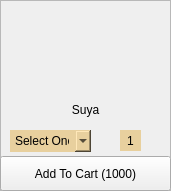
      <widget class="QFrame" name="frame_11">
       <property name="geometry">
        <rect>
         <x>320</x>
         <y>50</y>
         <width>171</width>
         <height>191</height>
        </rect>
       </property>
       <property name="frameShape">
        <enum>QFrame::StyledPanel</enum>
       </property>
       <property name="frameShadow">
        <enum>QFrame::Raised</enum>
       </property>
       <widget class="QLabel" name="label_17">
        <property name="geometry">
         <rect>
          <x>30</x>
          <y>10</y>
          <width>111</width>
          <height>91</height>
         </rect>
        </property>
        <property name="text">
         <string/>
        </property>
        <property name="pixmap">
         <pixmap resource="../icons/place.qrc">:/Assets/5a367633-80c9-42ae-8495-19961467af58.jpg</pixmap>
        </property>
        <property name="scaledContents">
         <bool>true</bool>
        </property>
       </widget>
       <widget class="QLabel" name="label_18">
        <property name="geometry">
         <rect>
          <x>55</x>
          <y>100</y>
          <width>61</width>
          <height>20</height>
         </rect>
        </property>
        <property name="styleSheet">
         <string notr="true">background-color: transparent;
padding-bottom: -3;
border: 0;
font: 11pt &quot;Agency FB&quot;;</string>
        </property>
        <property name="text">
         <string>Suya</string>
        </property>
        <property name="alignment">
         <set>Qt::AlignCenter</set>
        </property>
        <property name="wordWrap">
         <bool>true</bool>
        </property>
       </widget>
       <widget class="QComboBox" name="comboBox_2">
        <property name="geometry">
         <rect>
          <x>10</x>
          <y>130</y>
          <width>81</width>
          <height>22</height>
         </rect>
        </property>
        <property name="styleSheet">
         <string notr="true">border: 0;
background-color: rgb(232, 208, 158);
</string>
        </property>
        <item>
         <property name="text">
          <string>Select One</string>
         </property>
        </item>
        <item>
         <property name="text">
          <string>Chicken</string>
         </property>
        </item>
        <item>
         <property name="text">
          <string>Goat</string>
         </property>
        </item>
       </widget>
       <widget class="QPushButton" name="suyaminus">
        <property name="geometry">
         <rect>
          <x>100</x>
          <y>130</y>
          <width>21</width>
          <height>23</height>
         </rect>
        </property>
        <property name="styleSheet">
         <string notr="true">QPushButton{
border: 0;}
QPushButton:hover{
padding-left: -2px;
}
QPushButton:pressed{
padding-left: -5px;
}</string>
        </property>
        <property name="text">
         <string/>
        </property>
        <property name="icon">
         <iconset resource="../icons/place.qrc">
          <normaloff>:/Assets/minus-hexagon.png</normaloff>:/Assets/minus-hexagon.png</iconset>
        </property>
        <property name="iconSize">
         <size>
          <width>20</width>
          <height>20</height>
         </size>
        </property>
       </widget>
       <widget class="QPushButton" name="suyaplus">
        <property name="geometry">
         <rect>
          <x>140</x>
          <y>130</y>
          <width>21</width>
          <height>23</height>
         </rect>
        </property>
        <property name="styleSheet">
         <string notr="true">QPushButton{
border: 0;}
QPushButton:hover{
padding-left: 2px;
}
QPushButton:pressed{
padding-left: 5px;
}</string>
        </property>
        <property name="text">
         <string/>
        </property>
        <property name="icon">
         <iconset resource="../icons/place.qrc">
          <normaloff>:/Assets/plus-hexagon.png</normaloff>:/Assets/plus-hexagon.png</iconset>
        </property>
        <property name="iconSize">
         <size>
          <width>20</width>
          <height>20</height>
         </size>
        </property>
       </widget>
       <widget class="QLabel" name="suya_label">
        <property name="geometry">
         <rect>
          <x>120</x>
          <y>130</y>
          <width>21</width>
          <height>21</height>
         </rect>
        </property>
        <property name="styleSheet">
         <string notr="true">border: 0;
background-color: rgb(232, 208, 158)</string>
        </property>
        <property name="text">
         <string>1</string>
        </property>
        <property name="alignment">
         <set>Qt::AlignCenter</set>
        </property>
       </widget>
       <widget class="QPushButton" name="suyacart">
        <property name="geometry">
         <rect>
          <x>0</x>
          <y>156</y>
          <width>171</width>
          <height>35</height>
         </rect>
        </property>
        <property name="styleSheet">
         <string notr="true">QPushButton{
font: 11pt &quot;Agency FB&quot;;}
QPushButton:hover{
background-color: rgb(0, 0, 0);
color: rgb(255, 255, 255)
}</string>
        </property>
        <property name="text">
         <string>Add To Cart (1000)</string>
        </property>
       </widget>
      </widget>
